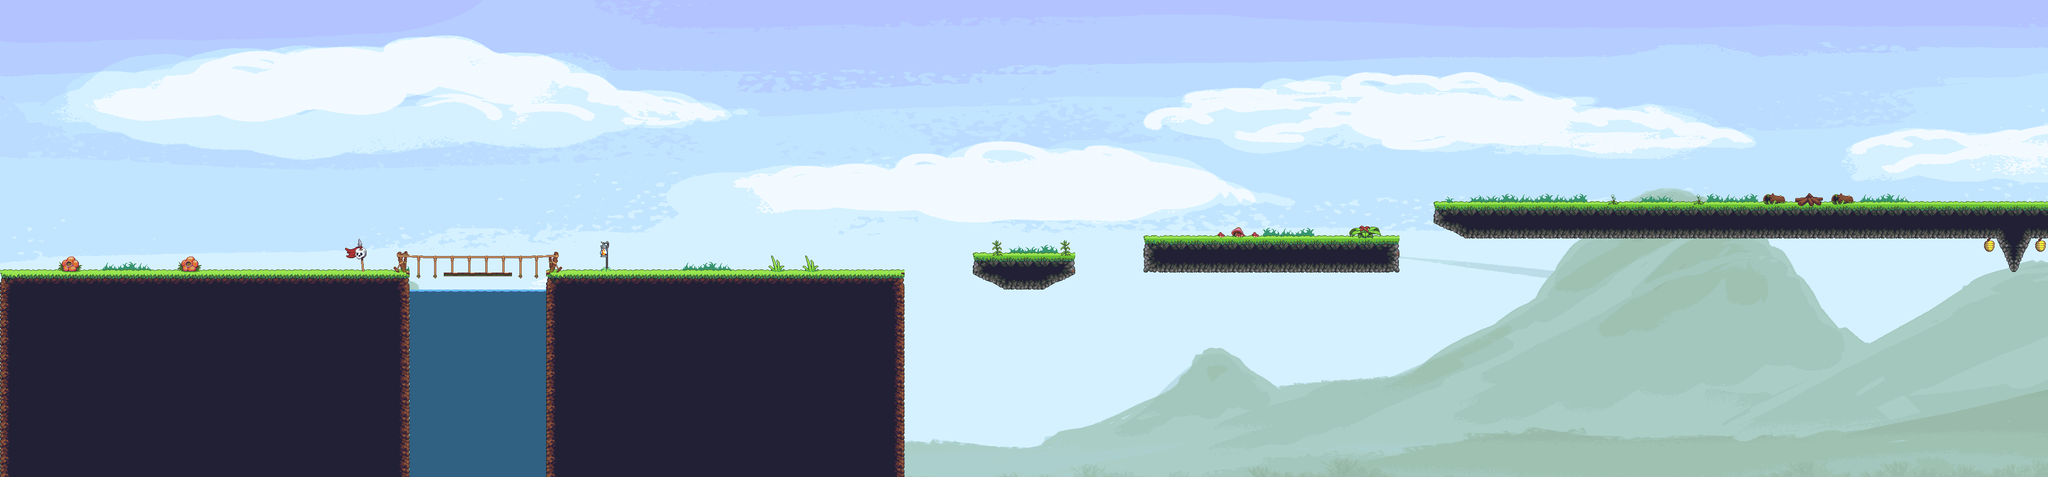

Rendered tile map (Tiled .tmx) drawn with the repository's tilesets; below, a short description and the map source with its tile grids summarised:
An orthogonal 120x28 tile map with 32x32 px tiles, 2 tile layers (Foreground, Objekte), 3 tilesets, 1 image layer and 26 objects (8x CoinEntity, 6x Ground, 4x EnemyEntity, 3x Wall, 2x SpikeEntity, ...).

<map version="1.0" orientation="orthogonal" renderorder="left-up" width="120" height="28" tilewidth="32" tileheight="32" nextobjectid="74">
 <tileset firstgid="1" name="jungle_guide" tilewidth="32" tileheight="32">
  <image source="../img/map/jungle_guide.png" width="768" height="928" />
 </tileset>
 <tileset firstgid="697" name="jungle_terrain" tilewidth="32" tileheight="32">
  <image source="../img/map/jungle_terrain.png" width="896" height="480" />
 </tileset>
 <tileset firstgid="1117" name="objekte" tilewidth="32" tileheight="32">
  <image source="../img/map/objekte.png" width="416" height="224" />
 </tileset>
 <imagelayer name="Parallax_layer1">
  <image source="../img/background/landscape.png" />
 </imagelayer>
 <layer name="Foreground" width="120" height="28">
  <data>[3360 cells, 866 non-empty, 65 distinct tile ids]</data>
 </layer>
 <layer name="Objekte" width="120" height="28">
  <data>[3360 cells, 31 non-empty, 22 distinct tile ids]</data>
 </layer>
 <objectgroup name="Object">
  <properties>
   <property name="duration" value="300" />
   <property name="fade" value="#300000" />
  </properties>
  <object id="3" name="mainPlayer" x="6" y="441" width="32" height="64">
   <properties>
    <property name="image" value="gripe_run_right" />
    <property name="spritewidth" value="64" />
   </properties>
  </object>
  <object id="5" name="game.LevelEntity" x="3806" y="-2373" width="31" height="4000">
   <properties>
    <property name="duration" value="300" />
    <property name="fade" value="#009900" />
    <property name="to" value="1" />
   </properties>
  </object>
  <object id="13" name="ScrollEntity" x="880" y="448" width="32" height="32">
   <properties>
    <property name="image" value="spinning_scrolls" />
    <property name="scrollIndex" value="41" />
    <property name="spritewidth" value="32" />
    <property name="type" value="enchantment" />
   </properties>
  </object>
  <object id="16" name="SpikeEntity" x="767" y="854.33" width="257" height="40" />
  <object id="19" name="SpikeEntity" x="1693" y="855.33" width="2143" height="41" />
  <object id="30" name="CoinEntity" x="170" y="458" width="32" height="32">
   <properties>
    <property name="image" value="spinning_coin_gold" />
    <property name="spritewidth" value="32" />
   </properties>
  </object>
  <object id="31" name="CoinEntity" x="1121" y="451" width="32" height="32">
   <properties>
    <property name="image" value="spinning_coin_gold" />
    <property name="spritewidth" value="32" />
   </properties>
  </object>
  <object id="32" name="CoinEntity" x="1908" y="436" width="32" height="32">
   <properties>
    <property name="image" value="spinning_coin_gold" />
    <property name="spritewidth" value="32" />
   </properties>
  </object>
  <object id="57" name="CoinEntity" x="3018" y="291" width="32" height="32">
   <properties>
    <property name="image" value="spinning_coin_gold" />
    <property name="spritewidth" value="32" />
   </properties>
  </object>
  <object id="67" name="CoinEntity" x="492" y="400" width="32" height="32">
   <properties>
    <property name="image" value="spinning_coin_gold" />
    <property name="spritewidth" value="32" />
   </properties>
  </object>
  <object id="69" name="CoinEntity" x="1515" y="453" width="32" height="32">
   <properties>
    <property name="image" value="spinning_coin_gold" />
    <property name="spritewidth" value="32" />
   </properties>
  </object>
  <object id="70" name="CoinEntity" x="2398" y="406" width="32" height="32">
   <properties>
    <property name="image" value="spinning_coin_gold" />
    <property name="spritewidth" value="32" />
   </properties>
  </object>
  <object id="72" name="CoinEntity" x="3536" y="292" width="32" height="32">
   <properties>
    <property name="image" value="spinning_coin_gold" />
    <property name="spritewidth" value="32" />
   </properties>
  </object>
 </objectgroup>
 <objectgroup name="EnemyEntities">
  <object id="7" name="EnemyEntity" x="204" y="455" width="539" height="59">
   <properties>
    <property name="attack" value="00" />
    <property name="image" value="frog" />
    <property name="jump" value="0" />
    <property name="speed" value="4" />
    <property name="spriteheight" value="64" />
    <property name="spritewidth" value="64" />
   </properties>
  </object>
  <object id="55" name="EnemyEntity" x="2846" y="355" width="402" height="27">
   <properties>
    <property name="attack" value="00" />
    <property name="image" value="frog" />
    <property name="jump" value="0" />
    <property name="speed" value="4" />
    <property name="spriteheight" value="64" />
    <property name="spritewidth" value="64" />
   </properties>
  </object>
  <object id="58" name="EnemyEntity" x="3433" y="355" width="300" height="29">
   <properties>
    <property name="attack" value="00" />
    <property name="image" value="frog" />
    <property name="jump" value="0" />
    <property name="speed" value="4" />
    <property name="spriteheight" value="64" />
    <property name="spritewidth" value="64" />
   </properties>
  </object>
  <object id="60" name="EnemyEntity" x="761" y="546" width="270" height="64">
   <properties>
    <property name="attack" value="0" />
    <property name="image" value="boat" />
    <property name="jump" value="2" />
    <property name="speed" value="2" />
    <property name="spriteheight" value="64" />
    <property name="spritewidth" value="64" />
   </properties>
  </object>
 </objectgroup>
 <objectgroup name="collision">
  <object id="1" name="Ground" x="2.6667" y="514.333" width="766" height="37" />
  <object id="14" name="Ground" x="2689.67" y="387.333" width="1277" height="28" />
  <object id="21" name="Ground" x="2145.67" y="448.333" width="476" height="61" />
  <object id="33" name="Ground" x="1028.67" y="514.333" width="667" height="33" />
  <object id="35" name="Wall" x="744.67" y="527.333" width="20" height="366" />
  <object id="36" name="Wall" x="1669.67" y="516.333" width="23" height="384" />
  <object id="56" name="Wall" x="1026.67" y="529.333" width="20" height="366" />
  <object id="64" name="Ground" x="829.5" y="514.5" width="134" height="9" />
  <object id="66" name="Ground" x="1824" y="480" width="190" height="50" />
 </objectgroup>
</map>
